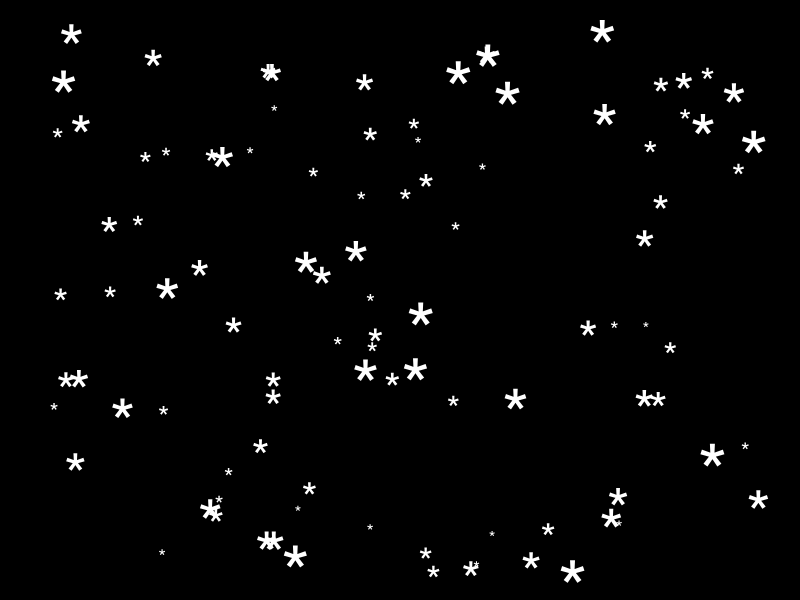

Generate this figure with R: (Note: this script raises an error after producing the figure.)
if(!"tidyverse" %in% installed.packages()) install.packages("tidyverse")

library("tidyverse")

n <- 100 
tibble(x = runif(n),  
       y = runif(n),  
       s = runif(n, min = 4, max = 20)) %>%
  ggplot(aes(x, y, size = s)) +
  geom_point(color = "white", pch = 42) +
  scale_size_identity() +
  coord_cartesian(c(0,1), c(0,1)) +
  theme_void() +
  theme(panel.background = element_rect("black"))


### ANIMATED SNOW === BY PAULVANDERLAKEN.COM
### PUT THIS FILE IN AN RPROJECT FOLDER

# load in packages
pkg <- c("here", "tidyverse", "gganimate", "animation")
sapply(pkg, function(x){
  if (!x %in% installed.packages()){install.packages(x)}
  library(x, character.only = TRUE)
})

# parameters
n <- 100 # number of flakes
times <- 100 # number of loops
xstart <- runif(n, max = 1) # random flake start x position
ystart <- runif(n, max = 1.1) # random flake start y position
size <- runif(n, min = 4, max = 20) # random flake size
xspeed <- seq(-0.02, 0.02, length.out = 100) # flake shift speeds to randomly pick from
yspeed <- runif(n, min = 0.005, max = 0.025) # random flake fall speed

# create storage vectors
xpos <- rep(NA, n * times)
ypos <- rep(NA, n * times)

# loop through simulations
for(i in seq(times)){
  if(i == 1){
    # initiate values
    xpos[1:n] <- xstart
    ypos[1:n] <- ystart
  } else {
    # specify datapoints to update
    first_obs <- (n*i - n + 1)
    last_obs <- (n*i)
    # update x position
    # random shift
    xpos[first_obs:last_obs] <- xpos[(first_obs-n):(last_obs-n)] - sample(xspeed, n, TRUE)
    # update y position
    # lower by yspeed
    ypos[first_obs:last_obs] <- ypos[(first_obs-n):(last_obs-n)] - yspeed
    # reset if passed bottom screen
    xpos <- ifelse(ypos < -0.1, runif(n), xpos) # restart at random x
    ypos <- ifelse(ypos < -0.1, 1.1, ypos) # restart just above top
  }
}

# store in dataframe
data_fluid <- cbind.data.frame(x = xpos,
                               y = ypos,
                               s = size,
                               t = rep(1:times, each = n))

# create animation
snow <- data_fluid %>%
  ggplot(aes(x, y, size = s, frame = t)) +
  geom_point(color = "white", pch = 42) +
  scale_size_identity() +
  coord_cartesian(c(0, 1), c(0, 1)) +
  theme_void() +
  theme(panel.background = element_rect("black"))

# save animation
gganimate(snow, filename = here("snow.gif"), title_frame = FALSE, interval = .1)